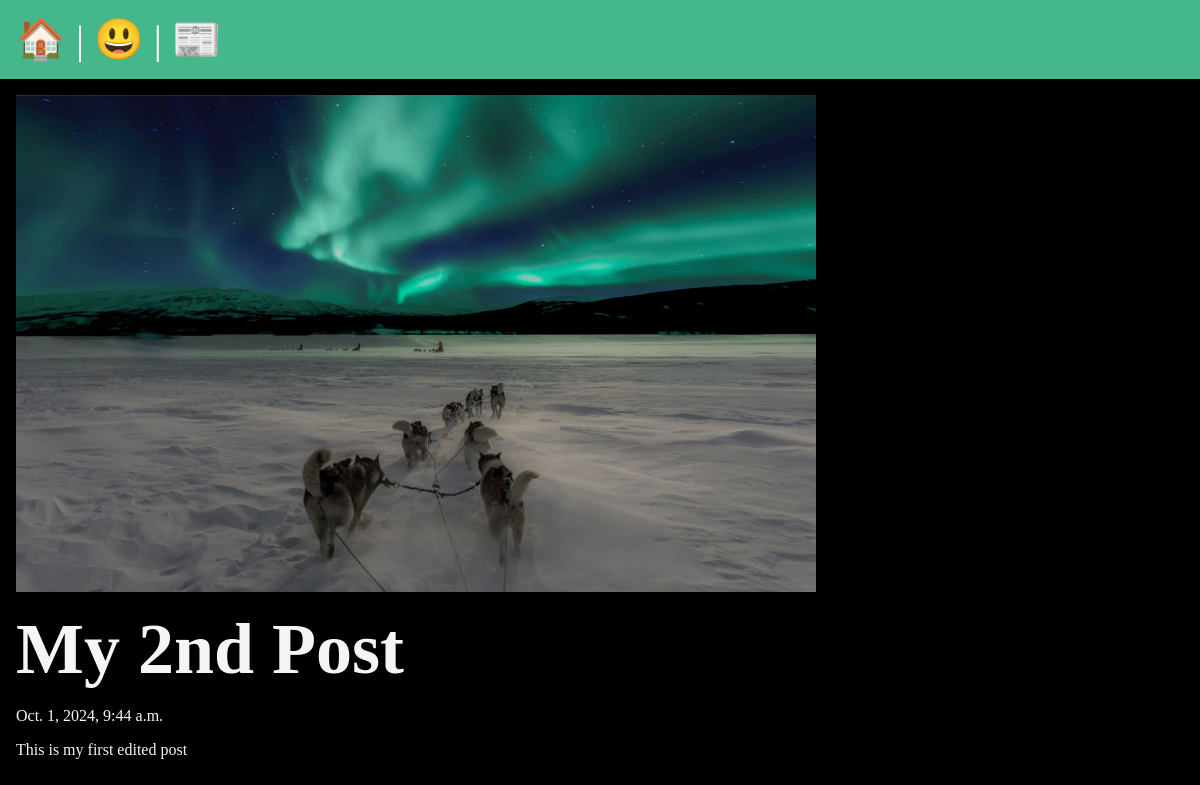
The page /posts/first-post on the database its author committed.
### posts/models.py (models this page shows, shortened)
class Post(models.Model):
    title = models.CharField(max_length=75)
    body = models.TextField()
    slug = models.SlugField()
    date = models.DateTimeField(auto_now_add=True)
    banner = models.ImageField(default='fallback.png', blank=True)

### posts/views.py (the view)
# urls.py: path('<slug:slug>', views.post_page, name="page"),
def post_page(request, slug):
    post = Post.objects.get(slug=slug)
    return render(request, 'posts/post_page.html', { 'post' : post })

### posts/templates/posts/post_page.html (shortened to what this page needs)
{% extends "layout.html" %}
{% block content %}
    <section>
        <img
        class="banner"
        src="{{ post.banner.url }}"
        alt="{{post.title}}"/>
        <h1>{{post.title}}</h1>
        <p> {{post.date}} </p>
        <p> {{post.body}} </p>
    </section>
{% endblock %}

### static/css/style.css (style rules this page uses)
* { margin: 0; padding: 0; box-sizing: border-box; }
body { min-height: 100vh; background-color: black; color: whitesmoke; font-size: 3rem; }
section { display: flex; flex-flow: column; gap: 1rem; }
p { font-size: 1rem; }
.banner { display: block; width: 100%; max-width: 800px; }

### rows shown on the page
Post: banner (picture), title "My 2nd Post", date "Oct. 1, 2024, 9:44 a.m.", body "This is my first edited post"
